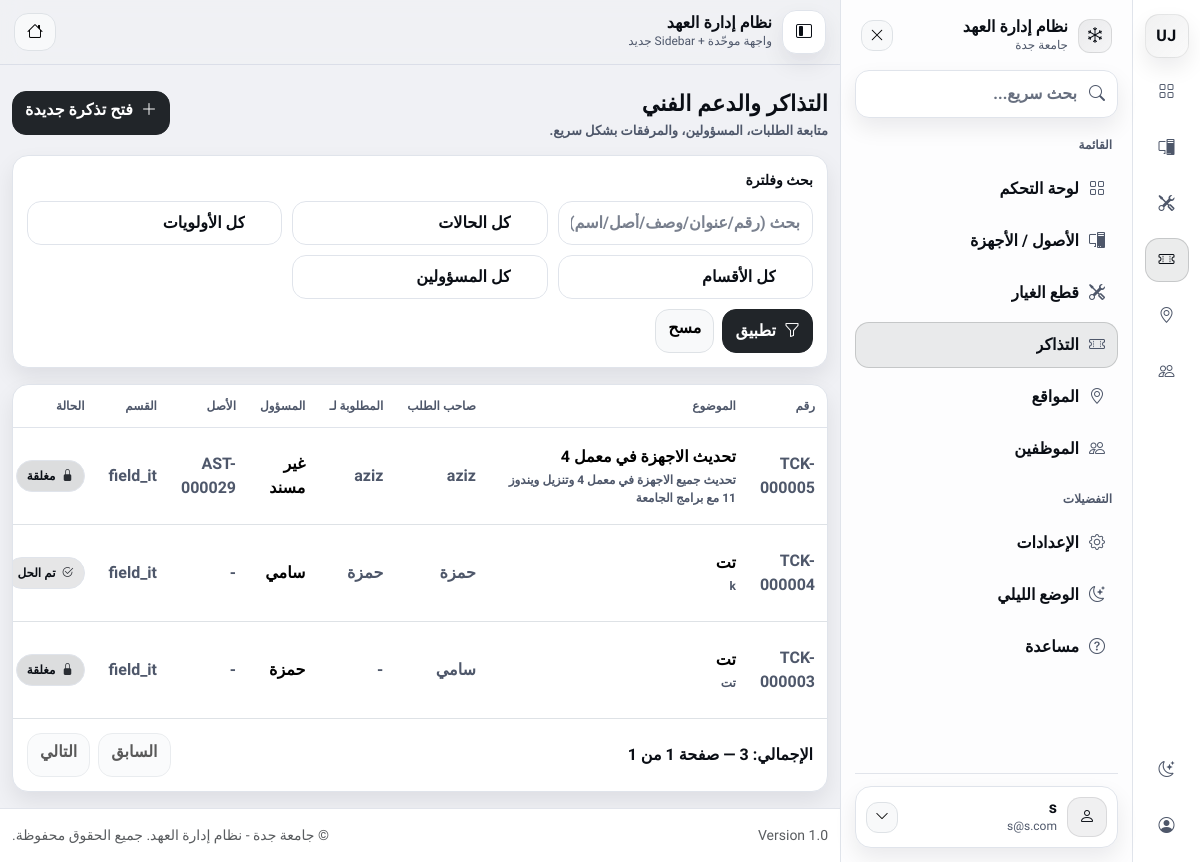
Page /index.php?page=tickets/index (signed in) on the earlier database version.
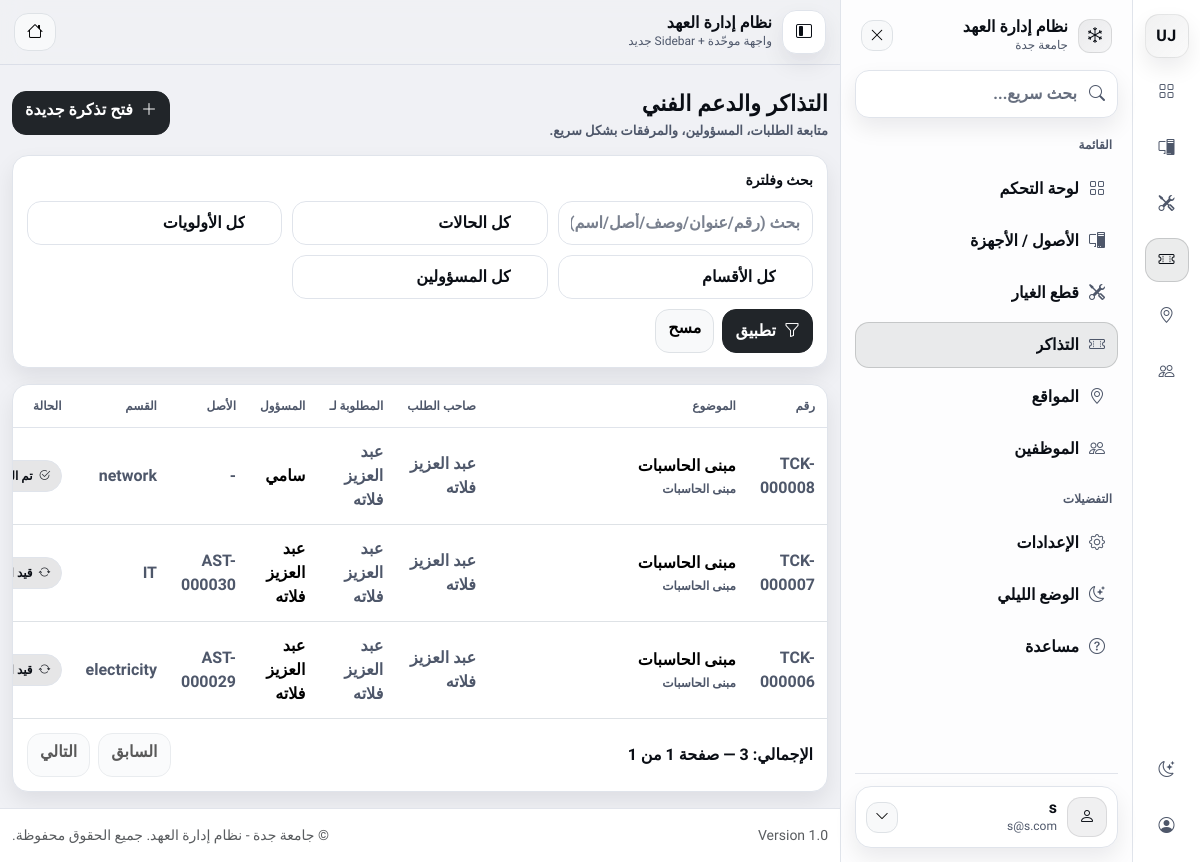
Same page on the later database version.
### tables this page shows
CREATE TABLE `tickets` (
  `id` int(11) NOT NULL,
  `ticket_no` varchar(20) DEFAULT NULL,
  `created_by` int(11) NOT NULL,
  `asset_id` int(11) DEFAULT NULL,
  `location_id` int(10) UNSIGNED DEFAULT NULL,
  `subject` varchar(255) NOT NULL,
  `description` text NOT NULL,
  `status` varchar(50) DEFAULT 'Open',
  `priority` varchar(50) DEFAULT 'Medium',
  `category_id` int(10) UNSIGNED DEFAULT NULL,
  `contact_info` varchar(255) DEFAULT NULL,
  `assigned_to` int(11) DEFAULT NULL,
  `created_at` datetime DEFAULT current_timestamp(),
  `updated_at` datetime NOT NULL DEFAULT current_timestamp() ON UPDATE current_timestamp(),
  `closed_at` datetime DEFAULT NULL,
  `team` varchar(50) NOT NULL DEFAULT 'field_it',
  `requested_for_user_id` int(11) DEFAULT NULL
);

CREATE TABLE `users` (
  `id` int(11) NOT NULL,
  `username` varchar(50) NOT NULL,
  `email` varchar(100) NOT NULL,
  `password` varchar(255) NOT NULL,
  `role` enum('super_admin','manager','user') NOT NULL DEFAULT 'user',
  `created_at` datetime DEFAULT current_timestamp(),
  `job_title` varchar(100) DEFAULT NULL,
  `department` varchar(100) DEFAULT NULL,
  `phone` varchar(20) DEFAULT NULL,
  `avatar` varchar(255) DEFAULT 'default_avatar.png',
  `lang` varchar(5) DEFAULT 'ar',
  `dark_mode` tinyint(1) DEFAULT 0,
  `name` varchar(100) DEFAULT 'User',
  `manager_id` int(11) DEFAULT NULL,
  `is_active` tinyint(1) NOT NULL DEFAULT 1
);

CREATE TABLE `assets` (
  `id` int(11) NOT NULL,
  `asset_tag` varchar(50) NOT NULL,
  `serial_no` varchar(100) NOT NULL,
  `brand` varchar(50) NOT NULL,
  `model` varchar(50) NOT NULL,
  `type` varchar(50) NOT NULL,
  `status` varchar(20) DEFAULT 'Active',
  `location_id` int(11) DEFAULT NULL,
  `assigned_to` int(11) DEFAULT NULL,
  `created_by` int(11) NOT NULL,
  `created_at` datetime DEFAULT current_timestamp(),
  `purchase_date` date DEFAULT NULL,
  `warranty_expiry` date DEFAULT NULL,
  `notes` text DEFAULT NULL
);

### app/controllers/TicketsController.php (called while the page is built, shortened)
<?php
class TicketsController extends Controller {
    private $ticketModel;
    private $userModel;
    public function __construct() {
        $this->ticketModel = $this->model('Ticket');
        $this->userModel   = $this->model('User');
    }
    private function getUsersForForm(): array {
        if (function_exists('isSuperAdmin') && isSuperAdmin()) {
            return method_exists($this->userModel, 'getUsers') ? $this->userModel->getUsers() : [];
        }
        return [];
    }
   public function index()
{
    $filters = [
        'q'          => trim($_GET['q'] ?? ''),
        'status'     => trim($_GET['status'] ?? ''),
        'priority'   => trim($_GET['priority'] ?? ''),
        'team'       => trim($_GET['team'] ?? ''),
        'assigned_to'=> (int)($_GET['assigned_to'] ?? 0),
    ];
    $teams = method_exists($this->ticketModel, 'getDistinctTeams')
        ? $this->ticketModel->getDistinctTeams()
        : [];
    $usersForFilter = $this->getUsersForForm();
    $page    = max(1, (int)($_GET['p'] ?? 1));
    $perPage = 15;
    $offset  = ($page - 1) * $perPage;
    if (function_exists('isSuperAdmin') && isSuperAdmin()) {
        $total = method_exists($this->ticketModel, 'countSearchAll')
            ? $this->ticketModel->countSearchAll($filters)
            : 0;
        $tickets = method_exists($this->ticketModel, 'searchAllPaged')
            ? $this->ticketModel->searchAllPaged($filters, $perPage, $offset)
            : (method_exists($this->ticketModel, 'searchAll') ? $this->ticketModel->searchAll($filters) : $this->ticketModel->getAll());
    }
    $pages = (int)ceil($total / $perPage);
    $this->view('tickets/index', [
        'tickets' => $tickets,
        'filters' => $filters,
        'teams'   => $teams,
        'users'   => $usersForFilter,
        'pagination' => [
            'page' => $page,
            'perPage' => $perPage,
            'total' => $total,
            'pages' => $pages,
        ],
    ]);
}
}

### app/libraries/Database.php (called while the page is built, shortened)
<?php
class Database {
    private $host = 'localhost';
    private $user = 'root';
    private $pass = '';
    private $dbname = 'it_inventory';
    private $dbh;
    private $stmt;
    public function __construct() {
        $dsn = 'mysql:host=' . $this->host . ';dbname=' . $this->dbname;
        $options = array(
            PDO::ATTR_PERSISTENT => true,
            PDO::ATTR_ERRMODE => PDO::ERRMODE_EXCEPTION
        );
        try {
            $this->dbh = new PDO($dsn, $this->user, $this->pass, $options);
        } catch(PDOException $e) {
            $this->error = $e->getMessage();
            echo $this->error;
        }
    }
    public function query($sql) {
        $this->stmt = $this->dbh->prepare($sql);
    }
    public function bind($param, $value, $type = null) {
        if (is_null($type)) {
            switch (true) {
                case is_int($value):
                    $type = PDO::PARAM_INT;
                    break;
            }
        }
        $this->stmt->bindValue($param, $value, $type);
    }
    public function execute() {
        return $this->stmt->execute();
    }
    public function resultSet() {
        $this->execute();
        return $this->stmt->fetchAll(PDO::FETCH_OBJ);
    }
}

### app/models/Ticket.php (called while the page is built, shortened)
<?php
class Ticket
{
    private $db;
    public function __construct()
    {
        $this->db = new Database;
    }
    private function baseSelectSql(): string
{
  return "
    SELECT
      t.*,
      u.name AS user_name,
      u.email AS user_email,
      rf.name AS requested_for_name,
      au.name AS assigned_to_name,
      a.asset_tag,
      a.brand,
      a.model,
      /* عدّادات السجل/المرفقات */
      (SELECT COUNT(*) FROM ticket_updates tu WHERE tu.ticket_id = t.id) AS updates_count,
      (SELECT COUNT(*) FROM ticket_attachments ta WHERE ta.ticket_id = t.id) AS attachments_count
    FROM tickets t
    JOIN users u ON t.created_by = u.id
    LEFT JOIN users rf ON t.requested_for_user_id = rf.id
    LEFT JOIN users au ON t.assigned_to = au.id
    LEFT JOIN assets a ON t.asset_id = a.id
  ";
}
    private function baseFromSql(): string
    {
        return "
            FROM tickets t
            JOIN users u ON t.created_by = u.id
            LEFT JOIN users rf ON t.requested_for_user_id = rf.id
            LEFT JOIN users au ON t.assigned_to = au.id
            LEFT JOIN assets a ON t.asset_id = a.id
        ";
    }
    private function applyFiltersToSql(string $baseSql, array $filters, array &$binds): string
    {
        return $baseSql;
    }
    private function applyLimitOffset(string $sql, int $limit, int $offset, array &$binds): string
    {
        if ($limit > 0) {
            $sql .= " LIMIT :limit OFFSET :offset";
            $binds[':limit'] = (int)$limit;
            $binds[':offset'] = max(0, (int)$offset);
        }
        return $sql;
    }
    public function getDistinctTeams(): array
    {
        $this->db->query("SELECT DISTINCT team FROM tickets WHERE team IS NOT NULL AND team <> '' ORDER BY team ASC");
        $rows = $this->db->resultSet();
        $teams = [];
        foreach ($rows as $r) $teams[] = $r->team;
        return $teams;
    }
    public function countSearchAll(array $filters = []): int
    {
        $binds = [];
        $sql = "SELECT COUNT(DISTINCT t.id) AS cnt " . $this->baseFromSql();
        $sql = $this->applyFiltersToSql($sql, $filters, $binds);
        $this->db->query($sql);
        $row = $this->db->single();
        return (int)($row->cnt ?? 0);
    }
    public function searchAllPaged(array $filters = [], int $limit = 15, int $offset = 0)
    {
        $binds = [];
        $sql = $this->baseSelectSql();
        $sql = $this->applyFiltersToSql($sql, $filters, $binds);
        $sql .= " ORDER BY t.created_at DESC";
        $sql = $this->applyLimitOffset($sql, $limit, $offset, $binds);
        $this->db->query($sql);
        foreach ($binds as $k => $v) $this->db->bind($k, $v);
        return $this->db->resultSet();
    }
}

### app/views/tickets/index.php (the view, shortened to what the changed rows need)
<?php
if (defined('APPROOT')) {
  require APPROOT . '/views/layouts/header.php';
} else {
  require __DIR__ . '/../layouts/header.php';
}
if (!function_exists('h')) {
  function h($v): string { return htmlspecialchars((string)$v, ENT_QUOTES, 'UTF-8'); }
}
function statusUi(string $st): array {
  $st = trim($st);
  if ($st === 'In Progress') return ['pending', 'قيد المعالجة', 'bi-arrow-repeat'];
  if ($st === 'Resolved')    return ['pending', 'تم الحل',      'bi-check2-circle'];
  if ($st === 'Closed')      return ['closed',  'مغلقة',        'bi-lock-fill'];
  return ['open', ($st ?: '—'), 'bi-circle-fill'];
}
$tickets = $data['tickets'] ?? [];
?>
<div class="page-wrap">
  <div class="page-head">
    <div>
      <h1 class="page-title">التذاكر والدعم الفني</h1>
    </div>
  </div>
  <div class="cardx">
    <div class="cardx-body p-0">
      <div class="table-responsive">
        <table class="table tablex mb-0">
          <thead>
            <tr>
              <th>رقم</th>
              <th>الموضوع</th>
              <th>صاحب الطلب</th>
              <th>المطلوبة لـ</th>
              <th>المسؤول</th>
              <th>الأصل</th>
              <th>القسم</th>
              <th>الحالة</th>
            </tr>
          </thead>
          <tbody>
            <?php if (empty($tickets)): ?>
              <tr>
                <td colspan="13" class="text-center td-muted py-4">لا توجد تذاكر حالياً.</td>
              </tr>
            <?php else: ?>
              <?php foreach ($tickets as $ticket): ?>
                <?php
                  $id = (int)($ticket->id ?? 0);
                  $ticketNo = (string)($ticket->ticket_number ?? ($ticket->ticket_no ?? ('TCK-' . str_pad((string)$id, 6, '0', STR_PAD_LEFT))));
                  $subject  = (string)($ticket->subject ?? '');
                  $desc     = (string)($ticket->description ?? '');
                  $requester = (string)($ticket->user_name ?? $ticket->requester_name ?? '-');
                  $forName   = (string)($ticket->requested_for_name ?? '-');
                  $assigned  = (string)($ticket->assigned_to_name ?? 'غير مسند');
                  $dept     = (string)($ticket->department ?? ($ticket->team ?? '-'));
                  $assetTag = (string)($ticket->asset_tag ?? '-');
                  [$stCls, $stLbl, $stIcon] = statusUi((string)($ticket->status ?? ''));
                  $short = $desc;
                  if (function_exists('mb_substr')) {
                    $short = mb_substr($desc, 0, 90);
                  } else {
                    $short = substr($desc, 0, 90);
                    if (strlen($desc) > 90) $short .= '…';
                  }
                ?>
                <tr>
                  <td class="td-muted"><?= h($ticketNo) ?></td>
                  <td style="min-width:260px;">
                    <div style="font-weight:900;"><?= h($subject !== '' ? $subject : '—') ?></div>
                    <?php if (trim($desc) !== ''): ?>
                      <div class="td-muted" style="font-size:12px; margin-top:2px;">
                        <?= h($short) ?>
                      </div>
                    <?php endif; ?>
                  </td>
                  <td class="td-muted"><?= h($requester) ?></td>
                  <td class="td-muted"><?= h($forName) ?></td>
                  <td><?= h($assigned) ?></td>
                  <td class="td-muted"><?= h($assetTag) ?></td>
                  <td class="td-muted"><?= h($dept) ?></td>
                  <td>
                    <span class="badgex <?= h($stCls) ?>">
                      <i class="bi <?= h($stIcon) ?>"></i> <?= h($stLbl) ?>
                    </span>
                  </td>
                </tr>
              <?php endforeach; ?>
            <?php endif; ?>
          </tbody>
        </table>
      </div>
    </div>
  </div>
</div>
<?php
if (defined('APPROOT')) {
  require APPROOT . '/views/layouts/footer.php';
} else {
  require __DIR__ . '/../layouts/footer.php';
}

Differences in the rows shown:
removed tickets: ticket_no "TCK-000005", subject "تحديث الاجهزة في معمل 4", description "تحديث جميع الاجهزة في معمل 4 وتنزيل ويندوز 11 مع برامج الجامعة", created_by.name "aziz", assigned "غير مسند", asset.asset_tag "AST-000029", team "field_it", stLbl "مغلقة"
removed tickets: ticket_no "TCK-000004", subject "تت", description "k", created_by.name "حمزة", assigned_to.name "سامي", assetTag "-", team "field_it", stLbl "تم الحل"
removed tickets: ticket_no "TCK-000003", subject "تت", description "تت", created_by.name "سامي", forName "-", assigned_to.name "حمزة", assetTag "-", team "field_it", stLbl "مغلقة"
added tickets: ticket_no "TCK-000008", subject "مبنى الحاسبات", description "مبنى الحاسبات", created_by.name "عبد العزيز فلاته", assigned_to.name "سامي", assetTag "-", team "network", stLbl "تم…"
added tickets: ticket_no "TCK-000007", subject "مبنى الحاسبات", description "مبنى الحاسبات", created_by.name "عبد العزيز فلاته", asset.asset_tag "AST-000030", team "IT", stLbl "قيد…"
added tickets: ticket_no "TCK-000006", subject "مبنى الحاسبات", description "مبنى الحاسبات", created_by.name "عبد العزيز فلاته", asset.asset_tag "AST-000029", team "electricity", stLbl "قيد…"
